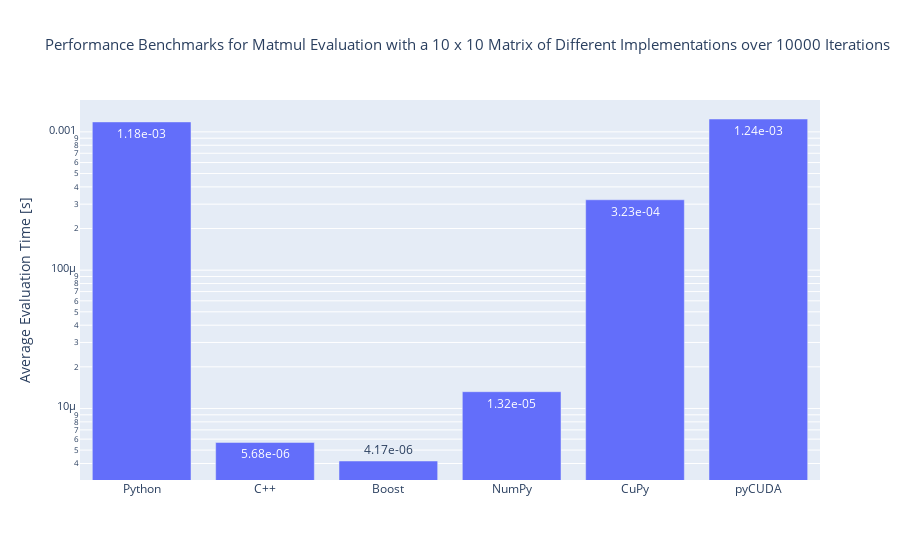
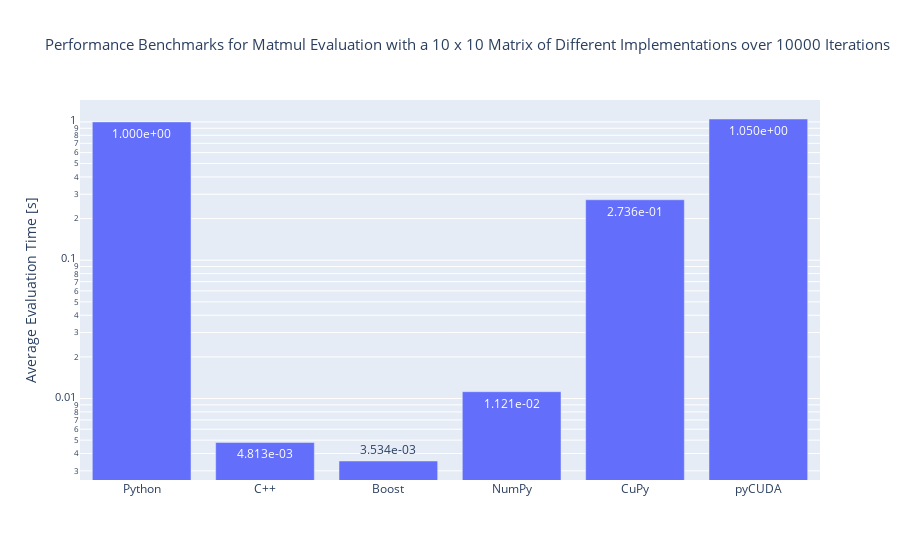

Source (notebook cell) for these figures, in order:
### Code cell
# plot matrix multiplication results
pbmo.plot_results(op_type="Matmul", plot_ratios=True, scale="log")

### Figure 1 — Plotly figure (JSON) as saved in the notebook; plotly's stock layout.template omitted (floating-point values rounded to 4 significant figures)
{"data": [{"text": ["1.18e-03", "5.68e-06", "4.17e-06", "1.32e-05", "3.23e-04", "1.24e-03"], "textposition": "auto", "type": "bar", "x": ["Python", "C++", "Boost", "NumPy", "CuPy", "pyCUDA"], "y": [0.00118, 5.679e-06, 4.17e-06, 1.322e-05, 0.0003228, 0.001239]}], "layout": {"autosize": true, "title": {"font": {"size": 15}, "text": "Performance Benchmarks for Matmul Evaluation with a 10 x 10 Matrix of Different Implementations over 10000 Iterations"}, "xaxis": {"autorange": true, "range": [-0.5, 5.5], "type": "category"}, "yaxis": {"autorange": true, "range": [-5.517, -2.77], "tickfont": {"size": 11}, "title": {"text": "Average Evaluation Time [s]"}, "type": "log"}}}

### Figure 2 — Plotly figure (JSON) as saved in the notebook; plotly's stock layout.template omitted (floating-point values rounded to 4 significant figures)
{"data": [{"text": ["1.000e+00", "4.813e-03", "3.534e-03", "1.121e-02", "2.736e-01", "1.050e+00"], "textposition": "auto", "type": "bar", "x": ["Python", "C++", "Boost", "NumPy", "CuPy", "pyCUDA"], "y": [1, 0.004813, 0.003534, 0.01121, 0.2736, 1.05]}], "layout": {"autosize": true, "title": {"font": {"size": 15}, "text": "Performance Benchmarks for Matmul Evaluation with a 10 x 10 Matrix of Different Implementations over 10000 Iterations"}, "xaxis": {"autorange": true, "range": [-0.5, 5.5], "type": "category"}, "yaxis": {"autorange": true, "range": [-2.589, 0.1585], "tickfont": {"size": 11}, "title": {"text": "Average Evaluation Time [s]"}, "type": "log"}}}
